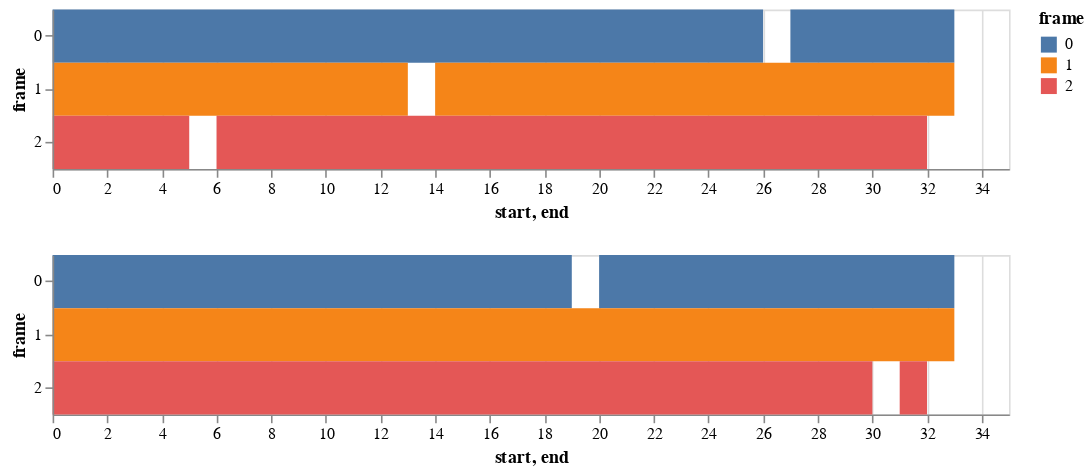

The notebook cell this image was saved under:
### Code cell
import altair as alt
plus = alt.Chart(df[df['phase']=='+']).mark_rect().encode(
    x = alt.X('start:Q'),
    x2 = alt.X2('end:Q'),
    y = alt.Y('frame:N'),
    color='frame',
    tooltip='aa:N'
             ).properties(
    width=600,
    height=100)

minus = alt.Chart(df[df['phase']=='-']).mark_rect().encode(
    x = alt.X('start:Q',sort=alt.EncodingSortField('start:Q', order='descending')),
    x2 = alt.X2('end:Q'),
    y = alt.Y('frame:N'),
    color='frame',
    tooltip='aa:N'
             ).properties(
    width=600,
    height=100)




#text = base.mark_text().encode(
#    text='aa:N',
#    x = alt.X('position:N'),
#    y = alt.Y('phase:N'),
#    color=alt.value("black")
#)

plus & minus

### Figure 1 — Vega-Lite specification as saved in the notebook (floating-point values rounded to 4 significant figures)
{"config": {"view": {"continuousWidth": 400, "continuousHeight": 300}}, "vconcat": [{"data": {"name": "data-17bb41e96677e0322c525db2ea0141b1"}, "mark": "rect", "encoding": {"color": {"field": "frame", "type": "nominal"}, "tooltip": {"field": "aa", "type": "nominal"}, "x": {"field": "start", "type": "quantitative"}, "x2": {"field": "end"}, "y": {"field": "frame", "type": "nominal"}}, "height": 100, "width": 600}, {"data": {"name": "data-0407ad6ba8fa5fdc092756370ca6062b"}, "mark": "rect", "encoding": {"color": {"field": "frame", "type": "nominal"}, "tooltip": {"field": "aa", "type": "nominal"}, "x": {"field": "start", "sort": {"field": "start:Q", "order": "descending"}, "type": "quantitative"}, "x2": {"field": "end"}, "y": {"field": "frame", "type": "nominal"}}, "height": 100, "width": 600}], "$schema": "https://vega.github.io/schema/vega-lite/v4.17.0.json", "datasets": {"data-17bb41e96677e0322c525db2ea0141b1": [{"aa": "PLYFDNNPLCHIDLMGPLSALQSSQR", "frame": "0", "phase": "+", "start": 0, "end": 26}, {"aa": "ILFRGR", "frame": "0", "phase": "+", "start": 27, "end": 33}, {"aa": "HFTSTIIHCVIST", "frame": "1", "phase": "+", "start": 0, "end": 13}, {"aa": "WGHYQHCKVLNDKYCSVGV", "frame": "1", "phase": "+", "start": 14, "end": 33}, {"aa": "TLLRQ", "frame": "2", "phase": "+", "start": 0, "end": 5}, {"aa": "SIVSYRLDGATISTAKFSTINTVPWA", "frame": "2", "phase": "+", "start": 6, "end": 32}], "data-0407ad6ba8fa5fdc092756370ca6062b": [{"aa": "EREPRLFMLHKFRLVILRG", "frame": "0", "phase": "-", "start": 0, "end": 19}, {"aa": "TAYQRIHYSATKL", "frame": "0", "phase": "-", "start": 20, "end": 33}, {"aa": "SGSQDYLCFTSFDSSYSGDELHIRESIILQLNS", "frame": "1", "phase": "-", "start": 0, "end": 33}, {"aa": "AGAKTIYASQVSTRHTPGMNCISENPLFCN", "frame": "2", "phase": "-", "start": 0, "end": 30}, {"aa": "T", "frame": "2", "phase": "-", "start": 31, "end": 32}]}}
